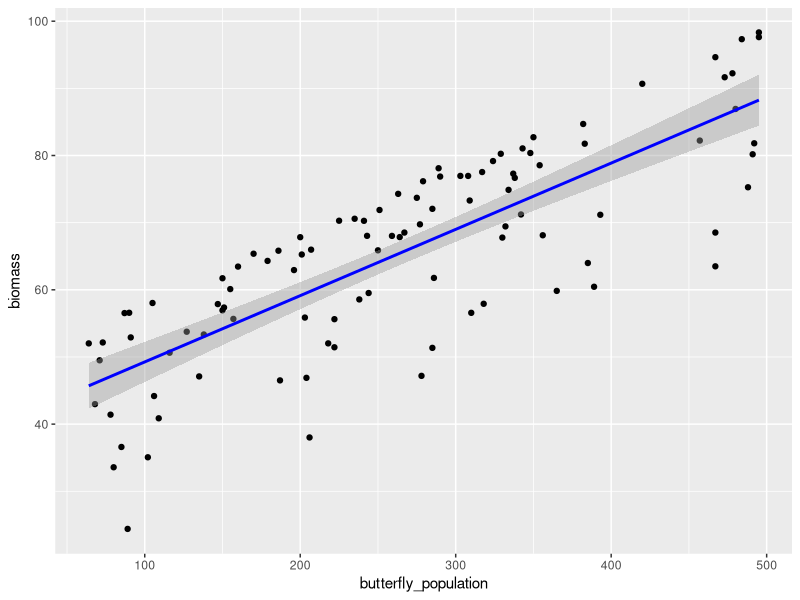
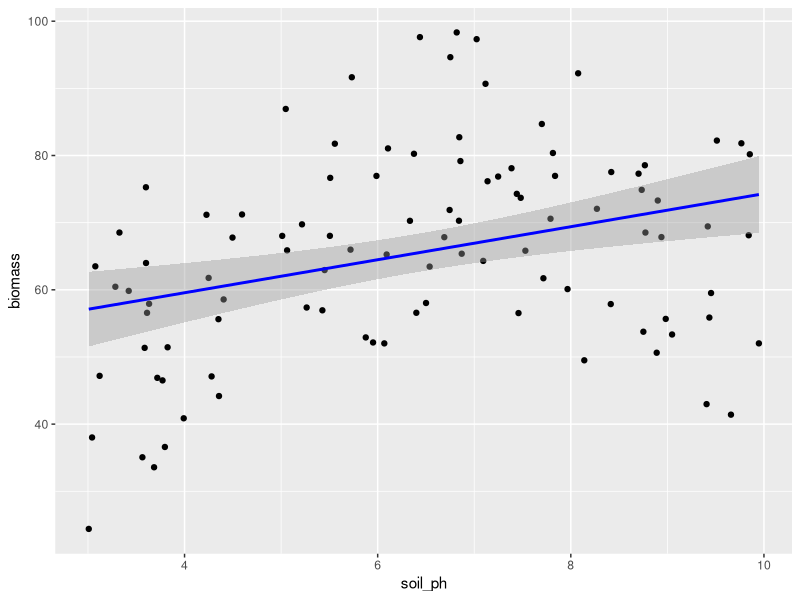

Generate these figures, in order, with R: (Note: this script raises an error after producing the figures.)
## ---- chunk 1
knitr::opts_chunk$set(echo = TRUE)
## ---- chunk 2

# Bibliothek laden
library(ggplot2)

## ---- chunk 3
# Butterfly population count (randomized, 100 observations)
butterfly_population <- c(179, 85, 235, 218, 251, 492, 382, 250, 338, 393,
                          225, 160, 106, 87, 348, 275, 243, 204, 80, 135,
                          342, 102, 127, 279, 147, 196, 206, 337, 89, 238,
                          105, 151, 150, 495, 389, 343, 303, 354, 290, 356,
                          138, 329, 317, 457, 241, 332, 383, 308, 420, 187,
                          155, 334, 285, 491, 480, 157, 488, 350, 203, 207,
                          68, 259, 150, 71, 201, 264, 324, 244, 467, 116,
                          385, 263, 73, 91, 200, 318, 467, 222, 289, 478,
                          170, 186, 467, 484, 473, 109, 365, 277, 285, 267,
                          310, 309, 286, 495, 222, 330, 78, 90, 64, 278)

# Sunspots count (randomized, 100 observations)
sunspots <- c(62, 31, 75, 94, 11, 55, 82, 76, 44, 99,
              71, 53, 14, 21, 77, 88, 80, 20, 31, 54,
              40, 38, 59, 69, 83, 96, 12, 90, 36, 79,
              65, 72, 98, 85, 39, 67, 42, 92, 97, 46,
              22, 91, 24, 49, 87, 32, 26, 58, 61, 34,
              33, 84, 66, 28, 70, 17, 37, 30, 23, 47,
              20, 55, 41, 68, 15, 16, 60, 50, 35, 57,
              45, 86, 48, 43, 27, 13, 95, 56, 63, 29,
              74, 25, 19, 18, 81, 89, 93, 10, 9, 7,
              73, 52, 8, 3, 6, 5, 4, 2, 1, 0)

# Biomass (randomly generated with spurious correlation to butterfly_population and sunspots)
set.seed(99)
random_noise <- rnorm(100, mean = 0, sd = 1)
biomass <- 20 + 0.1 * butterfly_population + 0.05 * sunspots + random_noise
## ---- chunk 4
set.seed(99)
soil_ph <- runif(n = 100, min = 3, max = 10)
random_noise <- rnorm(100, mean = 0, sd = 1)
butterfly_population <- c(179, 85, 235, 218, 251, 492, 382, 250, 338, 393,
                          225, 160, 106, 87, 348, 275, 243, 204, 80, 135,
                          342, 102, 127, 279, 147, 196, 206, 337, 89, 238,
                          105, 151, 150, 495, 389, 343, 303, 354, 290, 356,
                          138, 329, 317, 457, 241, 332, 383, 308, 420, 187,
                          155, 334, 285, 491, 480, 157, 488, 350, 203, 207,
                          68, 259, 150, 71, 201, 264, 324, 244, 467, 116,
                          385, 263, 73, 91, 200, 318, 467, 222, 289, 478,
                          170, 186, 467, 484, 473, 109, 365, 277, 285, 267,
                          310, 309, 286, 495, 222, 330, 78, 90, 64, 278)
biomass = -2*soil_ph *soil_ph  +28*soil_ph +random_noise + 0.1* butterfly_population -50
sunspots <- as.integer(0.1*biomass + 50 + random_noise*15)

df <- data.frame(
  sample_number = c(1:100),
  biomass = biomass,
  butterfly_population = butterfly_population,
  soil_ph = soil_ph,
  sunspots = sunspots,
  stringsAsFactors = FALSE)
## ---- chunk 5
summary(biomass)
summary(butterfly_population)
summary(sunspots)
## ---- chunk 6
t.test(df$butterfly_population, df$biomass, method = "pearson")   # Simple t-test
cor.test(df$butterfly_population, df$biomass, method = "spearman")  # Spearman-Korrelation
## ---- chunk 7
df_s <- df[c(6, 13, 29, 36, 44, 52, 61, 79, 86, 94),]

model <- lm(data = df_s, biomass ~ butterfly_population)
summary(model)

## ---- chunk 8
library(ggplot2)

ggplot(df, aes(x=butterfly_population, y=biomass)) +
  geom_point() +
  geom_smooth(method="lm", col="blue") 

ggplot(df, aes(x=soil_ph, y=biomass)) +
  geom_point() +
  geom_smooth(method="lm", col="blue")

p<-ggplot(df, aes(x=butterfly_population, y=biomass)) +
         geom_point() +
         geom_smooth(method="lm", col="blue")+
  xlim(50,500)+
  ylim(20,110)

p_s<-ggplot(df_s, aes(x=butterfly_population, y=biomass)) +
         geom_point() +
         geom_smooth(method="lm", col="red")+
  xlim(50,500)+
  ylim(20,110)
p+p_s+
  plot_layout(ncol = 1)
## ---- chunk 9
quadratic_model <- lm(biomass ~ soil_ph + I(soil_ph^2), data = df)
summary(quadratic_model)

predicted_produ <- predict(
  quadratic_model,
  newdata = data.frame(
    soil_ph = seq(3,
                  10,
                  length.out = 1000
                  )
  )
)

plot(
  df$soil_ph,
  df$biomass,
  xlab = "soil_ph",
  ylab = "biomass"
)
lines(seq(3,
          10,
          length.out = 1000),
      predicted_produ, col = "blue"
      )
